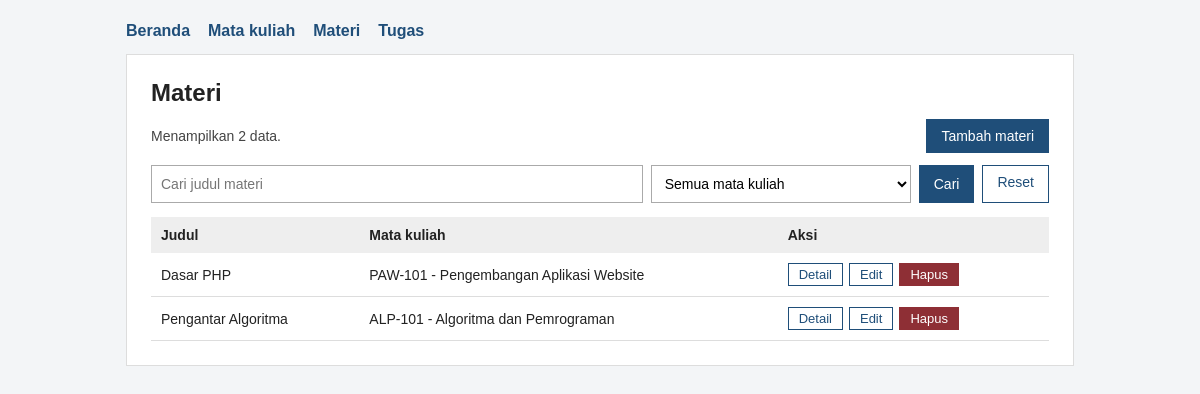
The app's page /daftar_materi.php with its own data.
### tables this page shows
CREATE TABLE materi (
  id INT UNSIGNED AUTO_INCREMENT PRIMARY KEY,
  mata_kuliah_id INT UNSIGNED NOT NULL,
  judul VARCHAR(150) NOT NULL,
  isi TEXT NOT NULL,
  tautan VARCHAR(255) NOT NULL,
  FOREIGN KEY (mata_kuliah_id)
    REFERENCES mata_kuliah(id) ON DELETE RESTRICT
);

CREATE TABLE mata_kuliah (
  id INT UNSIGNED AUTO_INCREMENT PRIMARY KEY,
  kode VARCHAR(20) NOT NULL UNIQUE,
  nama VARCHAR(100) NOT NULL,
  dosen VARCHAR(100) NOT NULL,
  semester TINYINT UNSIGNED NOT NULL
);

### daftar_materi.php (the view, shortened to what this page needs)
<?php
require 'koneksi.php';
require 'fungsi.php';
$cari = ambil_cari();
$kata = kata_like($cari);
$filter = ambil_id($_GET['mata_kuliah_id'] ?? '');
$stmt = $koneksi->prepare(
    'SELECT m.id, m.judul, mk.kode, mk.nama
     FROM materi m
     JOIN mata_kuliah mk ON mk.id = m.mata_kuliah_id
     WHERE m.judul LIKE ? AND (? = 0 OR m.mata_kuliah_id = ?)
     ORDER BY m.id DESC'
);
$stmt->bind_param('sii', $kata, $filter, $filter);
$stmt->execute();
$hasil = $stmt->get_result();
$jumlah = $hasil->num_rows;
?>
<h1>Materi</h1>
<div class="baris-atas">
    <span class="ket">Menampilkan <?= $jumlah ?> data.</span>
    <a class="tombol tombol-utama" href="tambah_materi.php">Tambah materi</a>
</div>
<form class="cari" method="get" action="daftar_materi.php">
    <input type="text" name="cari" value="<?= e($cari) ?>" placeholder="Cari judul materi">
    <select name="mata_kuliah_id">
    </select>
    <button class="tombol tombol-utama" type="submit">Cari</button>
    <a class="tombol" href="daftar_materi.php">Reset</a>
</form>
<?php if ($jumlah === 0): ?>
    <div class="kosong">Data tidak ditemukan.</div>
<?php else: ?>
    <table class="tabel">
        <tr>
            <th>Judul</th>
            <th>Mata kuliah</th>
            <th>Aksi</th>
        </tr>
    <?php while ($m = $hasil->fetch_assoc()): ?>
        <tr>
            <td><?= e($m['judul']) ?></td>
            <td><?= e($m['kode'] . ' - ' . $m['nama']) ?></td>
            <td>
                <div class="aksi">
                    <a class="tombol tombol-kecil" href="detail_materi.php?id=<?= (int) $m['id'] ?>">Detail</a>
                    <a class="tombol tombol-kecil" href="edit_materi.php?id=<?= (int) $m['id'] ?>">Edit</a>
                    <a class="tombol tombol-kecil tombol-bahaya" href="hapus_materi.php?id=<?= (int) $m['id'] ?>">Hapus</a>
                </div>
            </td>
        </tr>
    <?php endwhile; ?>
    </table>
<?php endif; ?>

### style.css (style rules this page uses)
* { box-sizing: border-box; }
body { margin: 0; font-family: Arial, Helvetica, sans-serif; color: #222; background: #f3f5f7; }
h1 { margin: 0 0 8px; font-size: 24px; }
.ket { color: #444; font-size: 14px; }
a { color: #1f4e79; }
.baris-atas { display: flex; justify-content: space-between; align-items: center; margin: 12px 0; }
.cari { display: flex; flex-wrap: wrap; gap: 8px; margin-bottom: 14px; }
.cari input[type="text"] { flex: 1 1 200px; }
.cari select { flex: 0 1 260px; }
.tabel { width: 100%; border-collapse: collapse; }
.tabel th { background: #eee; text-align: left; padding: 10px; font-size: 14px; }
.tabel td { padding: 10px; border-bottom: 1px solid #ddd; font-size: 14px; vertical-align: middle; }
.aksi { display: flex; gap: 6px; flex-wrap: wrap; }
.tombol { display: inline-block; padding: 8px 14px; border: 1px solid #1f4e79; background: #fff; color: #1f4e79; text-decoration: none; font-size: 14px; font-family: inherit; cursor: pointer; }
.tombol-utama { background: #1f4e79; color: #fff; }
.tombol-bahaya { background: #8e2f35; border-color: #8e2f35; color: #fff; }
.tombol-kecil { padding: 3px 10px; font-size: 13px; }
input[type="text"], input[type="date"], select, textarea { width: 100%; padding: 9px; border: 1px solid #aaa; font-family: inherit; font-size: 14px; background: #fff; }

### records on screen
materi: judul "Dasar PHP", mata_kuliah.nama "PAW-101 - Pengembangan Aplikasi Website"
materi: judul "Pengantar Algoritma", mata_kuliah.nama "ALP-101 - Algoritma dan Pemrograman"

### other values on screen
$jumlah "2"
form field mata_kuliah_id "Semua mata kuliah"
